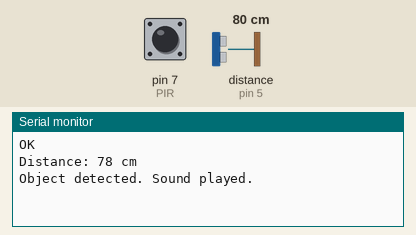
Simulated run of this sketch. Board: Arduino Uno, built with avr-gcc and run on an emulated ATmega328P. Parts: the last lines printed to the serial monitor. Wiring (inferred from the names in the program): ultrasonic range finder: trigger pin 4; echo pin 5. Inputs (shaded band) come from the test bench; at power-on: distance to the obstacle (sensor on pin 5) 80 cm, pin 7 (PIR) LOW. The echo pulse lasts 58.3 µs per cm; the audio player accepts every command and is not drawn.

Above: at 2.7 s.
2.8 s: distance to the obstacle (sensor on pin 5) set to 120 cm
At 4.9 s:
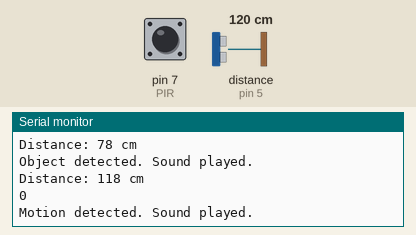
5.5 s: pin 7 (PIR) driven HIGH
8.2 s: distance to the obstacle (sensor on pin 5) set to 2 cm
At 8.9 s:
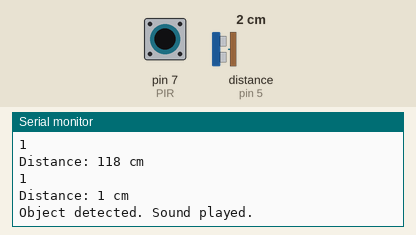
10.9 s: distance to the obstacle (sensor on pin 5) set to 250 cm
At 11.8 s:
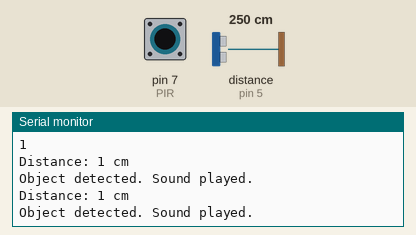
16.9 s: pin 7 (PIR) pulsed LOW 2 times (0.12 s each, 0.3 s apart)
At 17.4 s:
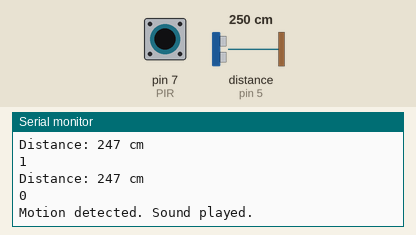
Timing chart, 0 to 19.9 s (numbered marks = the images above; inputs shaded):
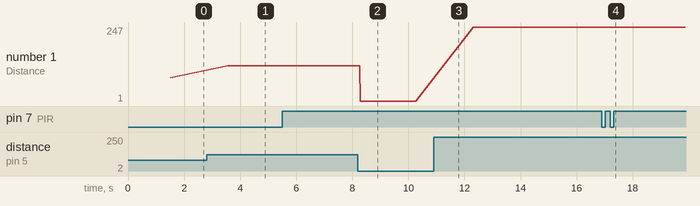

Measured:
- after the input at 2.8 s, the serial monitor: prints a new line after 0.75 s (image 1)
- after the input at 8.2 s, the serial monitor: prints a new line after 0.08 s (image 2)
- after the input at 16.9 s, the serial monitor: prints a new line after 0.08 s (image 4)
- plotted number 1: 78 → 118 after the input at 2.8 s, 1 → 247 after the input at 10.9 s

The sketch:

DTM_Ultra_Ir.ino
```cpp
#include "SoftwareSerial.h"
#include "DFRobotDFPlayerMini.h"

// Use pins 2 and 3 to communicate with DFPlayer Mini
static const uint8_t PIN_MP3_TX = 2; // Connects to module's RX
static const uint8_t PIN_MP3_RX = 3; // Connects to module's TX
SoftwareSerial softwareSerial(PIN_MP3_RX, PIN_MP3_TX);

const int PIR = 7;
int input_val = 0;

// Define pins for ultrasonic sensor
#define TRIG_PIN 4
#define ECHO_PIN 5

// Define the maximum distance (in centimeters) to consider an object detected
#define MAX_DISTANCE 100

// Create the Player object
DFRobotDFPlayerMini player;

void setup() {
  // Init USB serial port for debugging
  Serial.begin(9600);
  // Init serial port for DFPlayer Mini
  softwareSerial.begin(9600);

  // Start communication with DFPlayer Mini
  if (player.begin(softwareSerial)) {
    Serial.println("OK");

    // Set volume to maximum (0 to 30).
    player.volume(30);

  } else {
    Serial.println("Connecting to DFPlayer Mini failed!");
  }
  delay(1000);

  // Ultrasonic sensor pin configurations
  pinMode(TRIG_PIN, OUTPUT);
  pinMode(ECHO_PIN, INPUT);
}

void loop() {
  // Trigger the ultrasonic sensor
  digitalWrite(TRIG_PIN, LOW);
  delayMicroseconds(2);
  digitalWrite(TRIG_PIN, HIGH);
  delayMicroseconds(10);
  digitalWrite(TRIG_PIN, LOW);

  // Measure the response from the sensor
  long duration = pulseIn(ECHO_PIN, HIGH);
  // Convert the duration to distance (in centimeters)
  long distance_cm = duration * 0.034 / 2;

  // Print the distance for debugging
  Serial.print("Distance: ");
  Serial.print(distance_cm);
  Serial.println(" cm");

  // Check if an object is within the maximum distance
  if (distance_cm <= MAX_DISTANCE) {
    // Play sound for object detection
    player.play(1);
    Serial.println("Object detected. Sound played.");
    delay(2000);
  } else {
    // Check if motion is detected by the flame sensor
    input_val = digitalRead(PIR);

    // Print PIR sensor value for debugging
    Serial.println(input_val);

    // Check if motion is detected
    if (input_val == 0) {
      // Play sound for flame detection
      player.play(2);
      Serial.println("Motion detected. Sound played.");
      delay(2000);
    }
  }
}
```
